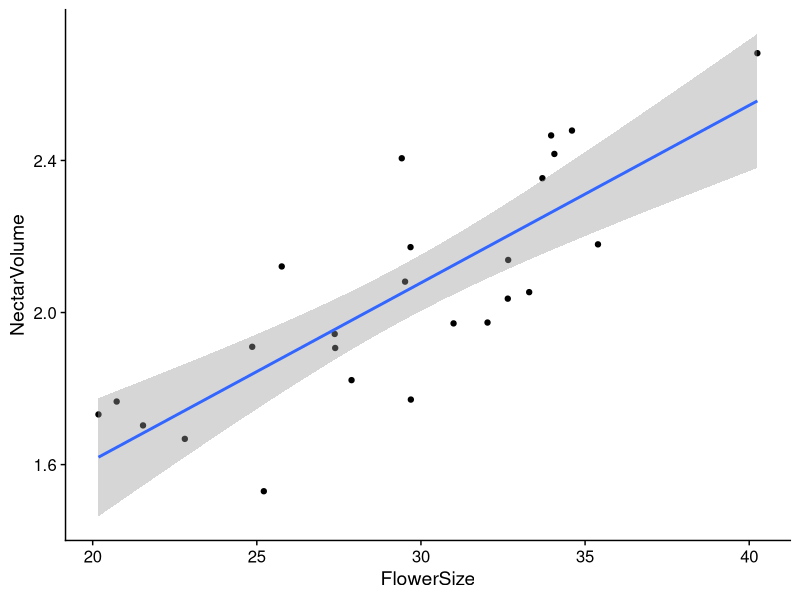
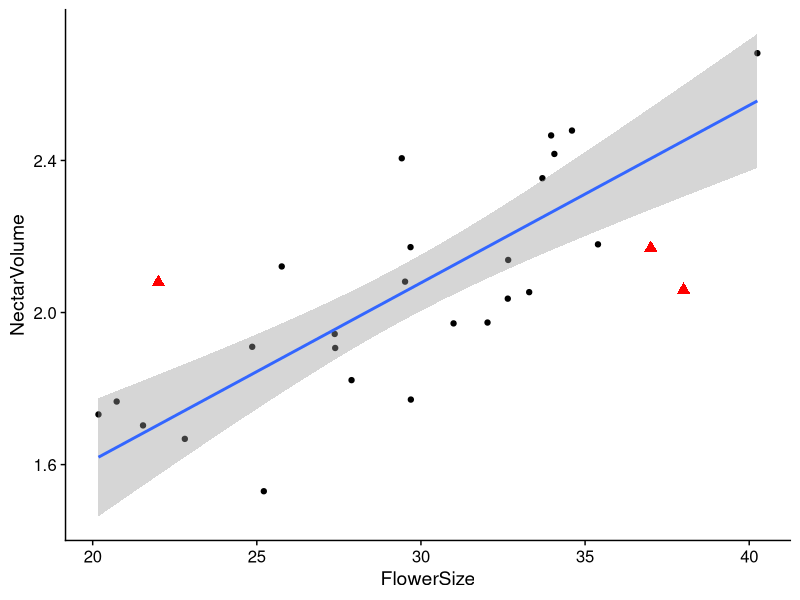

Recreate these plots in R, in order.
library(tidyverse)
library(cowplot)
theme_set(theme_cowplot())

set.seed(761)
xx <- rnorm(25,30,5)
yy <- 0.035*xx + 0.12 +rnorm(25, 1, 0.2)


fldat <- tibble("FlowerSize" = xx, "NectarVolume" = yy)

ggplot(fldat, aes(FlowerSize,NectarVolume)) +
  geom_point() +
  geom_smooth(method="lm")


new.pts <- tibble("FlowerSize" = c(22,37,38), "NectarVolume" = c(2.08,2.17,2.06))

ggplot(fldat, aes(FlowerSize,NectarVolume)) +
  geom_point() +
  geom_smooth(method="lm") +
  geom_point(data=new.pts,aes(FlowerSize,NectarVolume), color='red', shape=17, size=3)
